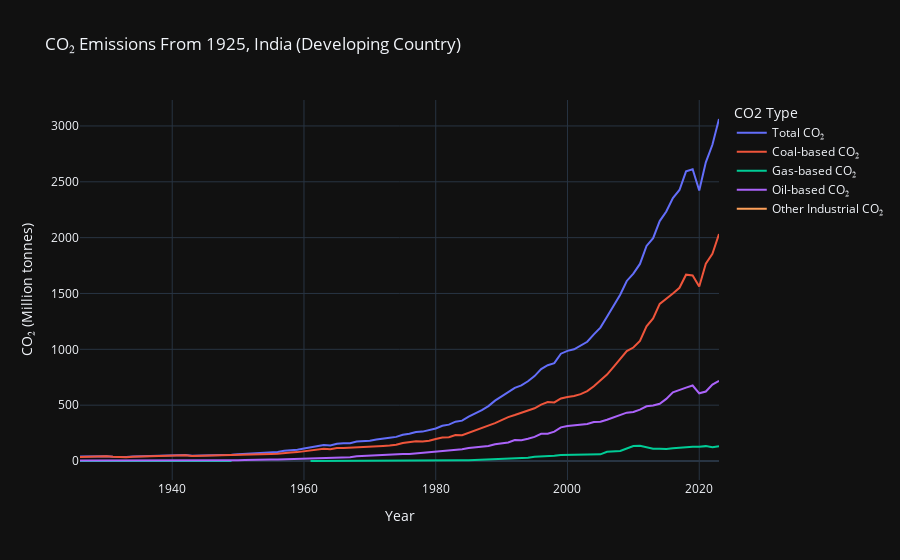

Notebook code cell kept with this figure:
### Markdown cell above
- In the United States, CO₂ emissions have seen a stablization and decline in recent years due to a marked shift from coal to natural gas. 

- The widespread adoption of **shale gas extraction** (fracking) has made gas cheap and accessible, leading industries and power plants to transition away from coal. Additionally, oil consumption has slightly declined, especially in the transportation sector, as fuel efficiency and electric vehicles improve.

### Code cell
india_data = raw_db[raw_db['country'] == "India"]
co2_types = ['co2', 'coal_co2', 'gas_co2', 'oil_co2', 'other_industry_co2']
variable_names = ["Total CO₂", "Coal-based CO₂", "Gas-based CO₂", "Oil-based CO₂", "Other Industrial CO₂"]

world__2000 = india_data[india_data.year > 1925][["year", "country"] + co2_types]

melted = world__2000.melt(id_vars=["year", "country"], value_vars=co2_types,
                          var_name="CO2 Type", value_name="CO2 (Million tonnes)")

name_map = dict(zip(co2_types, variable_names))
melted["CO2 Type"] = melted["CO2 Type"].map(name_map)

fig = px.line(melted, x="year", y="CO2 (Million tonnes)", color="CO2 Type",
              labels={"year": "Year", "CO2 (Million tonnes)": "CO₂ (Million tonnes)"},
              template="plotly_dark", title="CO₂ Emissions From 1925, India (Developing Country)")
fig.show()
